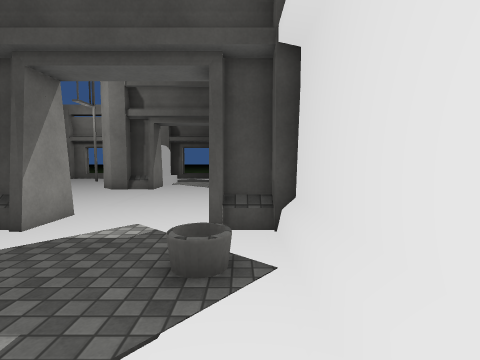
View 1 (above)

17 first-person views from a walk through a 3-D level made in the Unity game engine. The camera is 1.4 m above the floor, tilts 4° down and sees 85° across. The floor is counted in squares, 1 m on a side. Each view is taken from the middle of a square. On the plan, view 1 faces up. The plan holds only what a view shows up to about 13 squares ahead; the rest is blank. The place goes on beyond the plan. Surface patterns are stand-ins for the level's own textures.

View 2
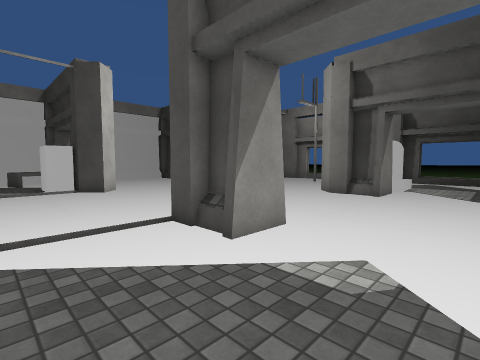

View 3
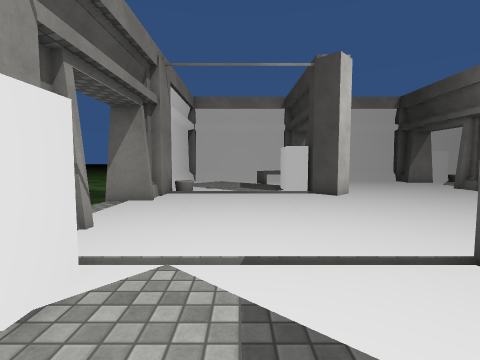

View 4
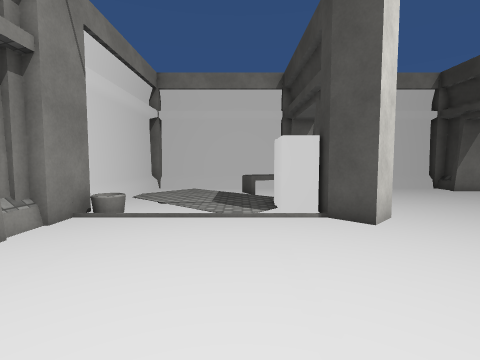

View 5
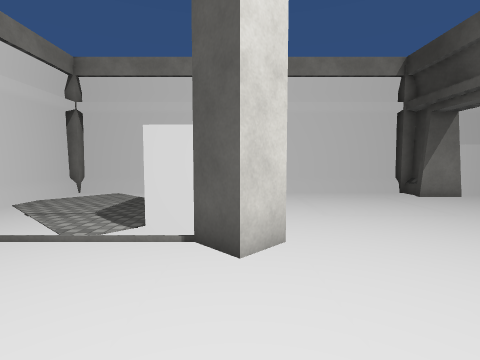

View 6
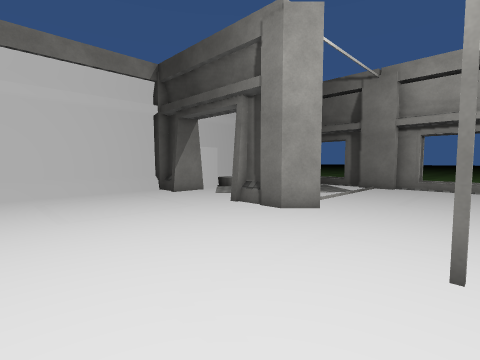

View 7
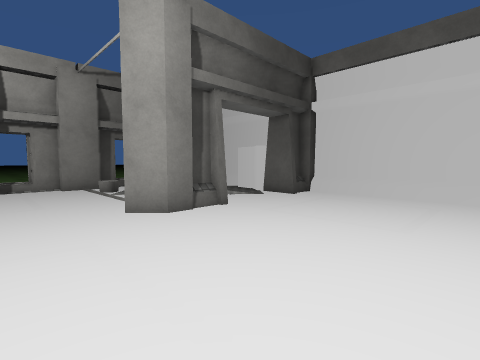

View 8
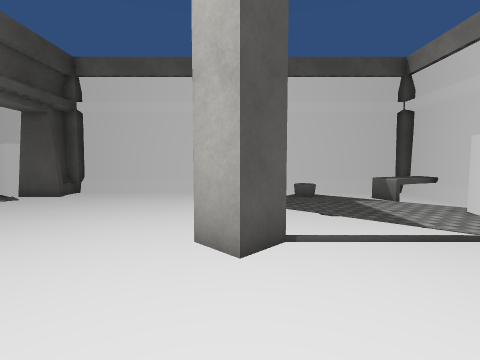

View 9
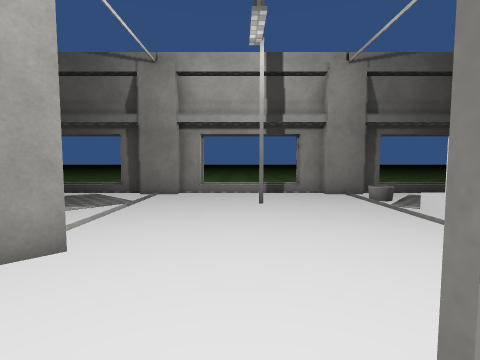

View 10
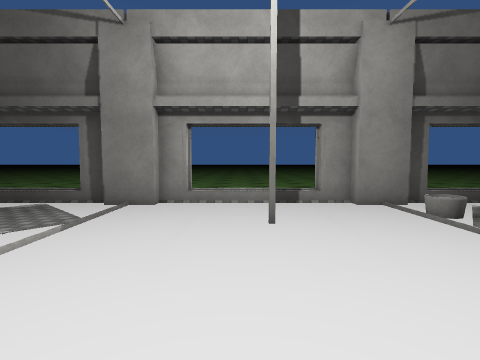

View 11
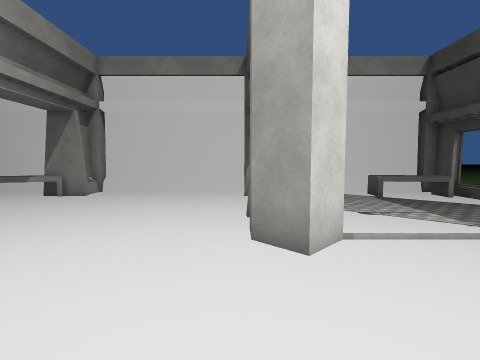

View 12
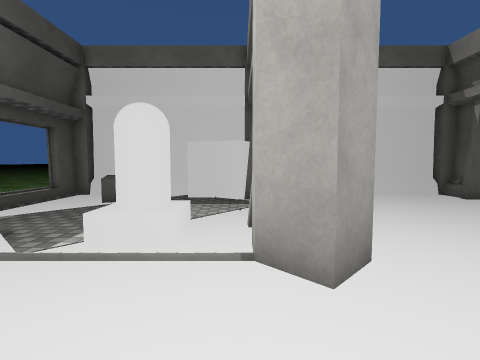

View 13
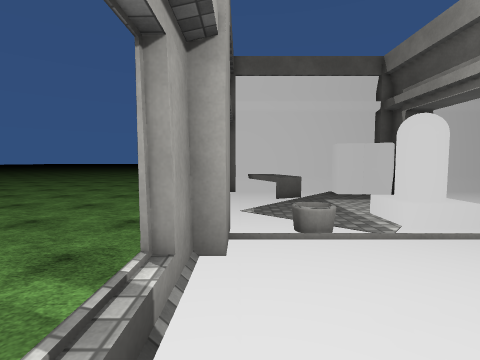

View 14
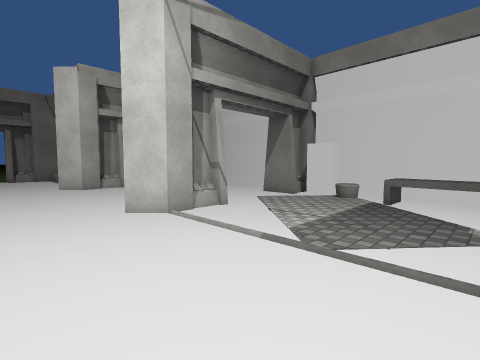

View 15
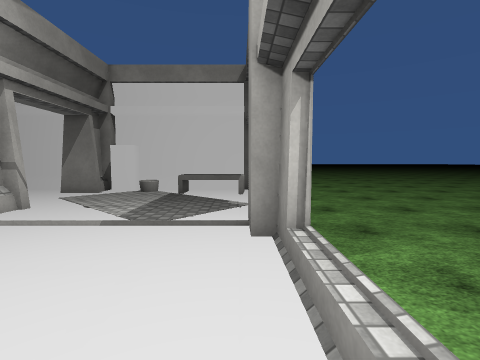

View 16
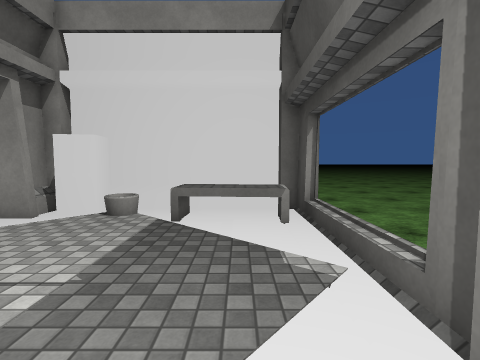

View 17
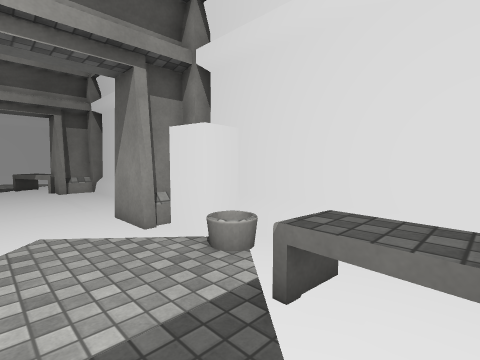

### Floor plan
Key: @ floor where view 1 was taken; # wall or solid block; . main floor; - floor 0.25 m lower than the main floor; = window, fence, low wall or low ledge; O other object.
Columns run from 24 left of view 1 to 1 right of it. Each row starts with its distance up from view 1.
 25 ------------     -----
 24 -------------   ------
 23 -------------- -----
 22   O# ---####----####----#O
 21    OO....OO......OO......#
 20   #OO.. ............ ..OOO
 19   #OO.   .....#...O.  .OO#
 18   #OO   ...........     .#
 17   #O    ...........O    O#
 16   #O.  ............O..  O
 15    O....#O........OO...OOO
 14   O#....#OO......OO#....#O
 13   OO....OO.......OOO....OO
 12   #......................#
 11   #...........#..........#
 10   #......................#
  9   #......................#
  8   #......................#
  7   #O....OO........OO....OO
  6   O#O... OO......OO#....#O
  5     O. OOO........OO....OO
  4   #.OO OOO...........   .#
  3   #.O    ............  OO#
  2   #.    ............ . ..#
  1   #    ............    O.#
  0   #.   ..O........OOO OO@#
 -1   O=OOO==OO.....#O OOO=OO
 -2    ##########..       ####
 -3            #--
 -4           --

Positions as (right, up) in squares from view 1, and headings:
1: (0, 0), facing up
2: (-1, 2), facing up-left
3: (-3, 2), facing left
4: (-8, 3), facing left
5: (-10, 6), facing left
6: (-10, 7), facing up-left
7: (-10, 7), facing up-right
8: (-11, 6), facing right
9: (-11, 10), facing up
10: (-11, 13), facing up
11: (-10, 13), facing left
12: (-10, 15), facing right
13: (-11, 21), facing right
14: (-11, 21), facing down-left
15: (-9, 21), facing left
16: (-14, 20), facing left
17: (-18, 20), facing down-left
